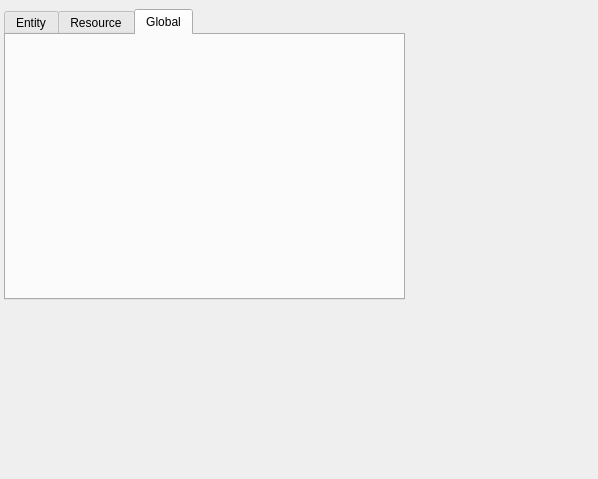
<?xml version="1.0" encoding="UTF-8"?>
<ui version="4.0">
 <class>RightPanel</class>
 <widget class="QWidget" name="RightPanel">
  <property name="geometry">
   <rect>
    <x>0</x>
    <y>0</y>
    <width>598</width>
    <height>479</height>
   </rect>
  </property>
  <property name="sizePolicy">
   <sizepolicy hsizetype="Expanding" vsizetype="Expanding">
    <horstretch>0</horstretch>
    <verstretch>0</verstretch>
   </sizepolicy>
  </property>
  <property name="windowTitle">
   <string>Form</string>
  </property>
  <widget class="QTabWidget" name="right_tab">
   <property name="geometry">
    <rect>
     <x>4</x>
     <y>9</y>
     <width>401</width>
     <height>291</height>
    </rect>
   </property>
   <property name="currentIndex">
    <number>2</number>
   </property>
   <widget class="QWidget" name="entity_tab">
    <attribute name="title">
     <string>Entity</string>
    </attribute>
   </widget>
   <widget class="QWidget" name="resource_tab">
    <attribute name="title">
     <string>Resource</string>
    </attribute>
   </widget>
   <widget class="QWidget" name="global_tab">
    <property name="sizePolicy">
     <sizepolicy hsizetype="Preferred" vsizetype="Preferred">
      <horstretch>0</horstretch>
      <verstretch>0</verstretch>
     </sizepolicy>
    </property>
    <attribute name="title">
     <string>Global</string>
    </attribute>
   </widget>
  </widget>
 </widget>
 <resources/>
 <connections/>
</ui>
